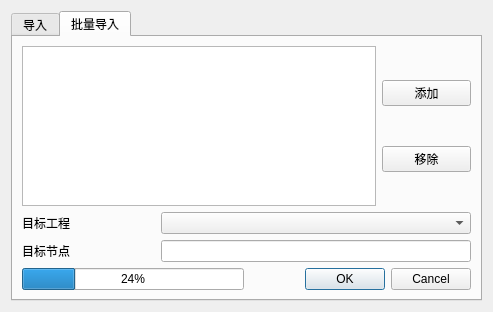
<?xml version="1.0" encoding="UTF-8"?>
<ui version="4.0">
 <class>ImportGenericSAR</class>
 <widget class="QWidget" name="ImportGenericSAR">
  <property name="geometry">
   <rect>
    <x>0</x>
    <y>0</y>
    <width>493</width>
    <height>312</height>
   </rect>
  </property>
  <property name="windowTitle">
   <string>导入Generic SAR数据</string>
  </property>
  <property name="windowIcon">
   <iconset resource="../resources/SatExplorer.qrc">
    <normaloff>:/SatExplorer/icon/InSARapp.ico</normaloff>:/SatExplorer/icon/InSARapp.ico</iconset>
  </property>
  <layout class="QVBoxLayout" name="verticalLayout">
   <item>
    <widget class="QTabWidget" name="tabWidget">
     <property name="currentIndex">
      <number>1</number>
     </property>
     <widget class="QWidget" name="tab_3">
      <attribute name="title">
       <string>导入</string>
      </attribute>
      <layout class="QVBoxLayout" name="verticalLayout_6" stretch="1,3,1,0">
       <item>
        <layout class="QHBoxLayout" name="horizontalLayout_4">
         <item>
          <widget class="QLabel" name="label_6">
           <property name="text">
            <string>图像（.jpg,.tiff,*.png,*.bmp）</string>
           </property>
          </widget>
         </item>
         <item>
          <widget class="QLineEdit" name="LineEdit_xml"/>
         </item>
         <item>
          <widget class="QPushButton" name="button_xml_browse">
           <property name="text">
            <string>浏览...</string>
           </property>
          </widget>
         </item>
        </layout>
       </item>
       <item>
        <layout class="QFormLayout" name="formLayout">
         <item row="0" column="0">
          <widget class="QLabel" name="label_3">
           <property name="text">
            <string> 目标工程</string>
           </property>
          </widget>
         </item>
         <item row="0" column="1">
          <widget class="QComboBox" name="comboBox_dst_project"/>
         </item>
         <item row="1" column="1">
          <spacer name="verticalSpacer">
           <property name="orientation">
            <enum>Qt::Vertical</enum>
           </property>
           <property name="sizeHint" stdset="0">
            <size>
             <width>20</width>
             <height>40</height>
            </size>
           </property>
          </spacer>
         </item>
         <item row="2" column="0">
          <widget class="QLabel" name="label_4">
           <property name="text">
            <string> 目标节点</string>
           </property>
          </widget>
         </item>
         <item row="3" column="1">
          <spacer name="verticalSpacer_2">
           <property name="orientation">
            <enum>Qt::Vertical</enum>
           </property>
           <property name="sizeHint" stdset="0">
            <size>
             <width>20</width>
             <height>40</height>
            </size>
           </property>
          </spacer>
         </item>
         <item row="4" column="0">
          <widget class="QLabel" name="label_5">
           <property name="text">
            <string>目标文件名</string>
           </property>
          </widget>
         </item>
         <item row="4" column="1">
          <widget class="QLineEdit" name="LineEdit_dst_filename"/>
         </item>
         <item row="2" column="1">
          <widget class="QLineEdit" name="lineEdit_dst_node"/>
         </item>
        </layout>
       </item>
       <item>
        <widget class="QProgressBar" name="progressBar">
         <property name="value">
          <number>24</number>
         </property>
        </widget>
       </item>
       <item>
        <layout class="QHBoxLayout" name="horizontalLayout_7">
         <item>
          <widget class="QDialogButtonBox" name="buttonBox">
           <property name="standardButtons">
            <set>QDialogButtonBox::Cancel|QDialogButtonBox::Ok</set>
           </property>
          </widget>
         </item>
        </layout>
       </item>
      </layout>
     </widget>
     <widget class="QWidget" name="tab">
      <attribute name="title">
       <string>批量导入</string>
      </attribute>
      <layout class="QVBoxLayout" name="verticalLayout_3" stretch="4,4">
       <item>
        <layout class="QHBoxLayout" name="horizontalLayout" stretch="8,2">
         <item>
          <layout class="QVBoxLayout" name="verticalLayout_2">
           <item>
            <widget class="QListWidget" name="listWidget"/>
           </item>
          </layout>
         </item>
         <item>
          <layout class="QVBoxLayout" name="verticalLayout_4">
           <item>
            <widget class="QPushButton" name="pushButton_add">
             <property name="text">
              <string>添加</string>
             </property>
            </widget>
           </item>
           <item>
            <widget class="QPushButton" name="pushButton_remove">
             <property name="text">
              <string>移除</string>
             </property>
            </widget>
           </item>
          </layout>
         </item>
        </layout>
       </item>
       <item>
        <layout class="QHBoxLayout" name="horizontalLayout_3">
         <item>
          <layout class="QVBoxLayout" name="verticalLayout_5">
           <item>
            <layout class="QHBoxLayout" name="horizontalLayout_6" stretch="3,7">
             <item>
              <widget class="QLabel" name="label">
               <property name="text">
                <string>目标工程</string>
               </property>
              </widget>
             </item>
             <item>
              <widget class="QComboBox" name="comboBox_dst_project_2"/>
             </item>
            </layout>
           </item>
           <item>
            <layout class="QHBoxLayout" name="horizontalLayout_5" stretch="3,7">
             <item>
              <widget class="QLabel" name="label_2">
               <property name="text">
                <string>目标节点</string>
               </property>
              </widget>
             </item>
             <item>
              <widget class="QLineEdit" name="lineEdit_dst_node_2"/>
             </item>
            </layout>
           </item>
           <item>
            <layout class="QHBoxLayout" name="horizontalLayout_2" stretch="5,5">
             <item>
              <widget class="QProgressBar" name="progressBar_2">
               <property name="value">
                <number>24</number>
               </property>
              </widget>
             </item>
             <item>
              <widget class="QDialogButtonBox" name="buttonBox_2">
               <property name="standardButtons">
                <set>QDialogButtonBox::Cancel|QDialogButtonBox::Ok</set>
               </property>
              </widget>
             </item>
            </layout>
           </item>
          </layout>
         </item>
        </layout>
       </item>
      </layout>
     </widget>
    </widget>
   </item>
  </layout>
 </widget>
 <resources>
  <include location="../resources/SatExplorer.qrc"/>
 </resources>
 <connections/>
</ui>
